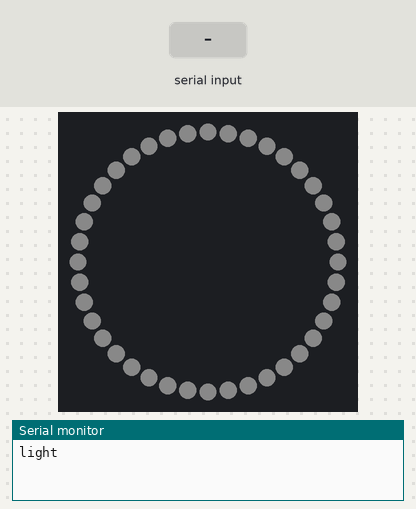
Bench run of a sketch on a simulated Arduino Uno, built with avr-gcc and run on an emulated ATmega328P. On the bench: 40 RGB LEDs in a ring, first at the top, clockwise, the last lines printed to the serial monitor. The test bench sets the inputs (shaded band). Dim RGB values are drawn brighter than linear.

Above: at 1.2 s.
1.3 s: "90,45\n" received over Serial
2.8 s: "30,150\n" received over Serial
At 3.7 s:
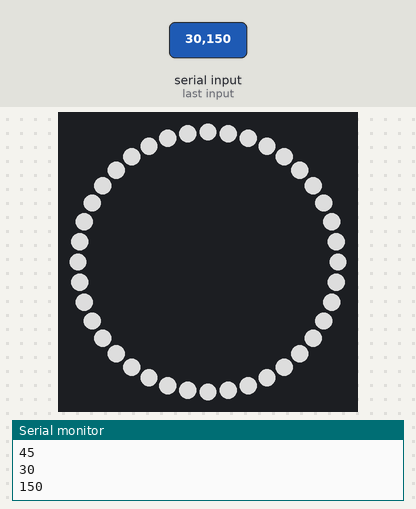
Timing chart, 0 to 5.8 s (numbered marks = the images above; inputs shaded):
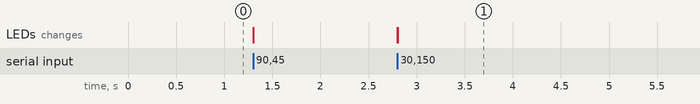

Measured:
- after the input at 2.8 s, the LEDs: first change at once (image 1 shows a later state)

The sketch:

fastled_2inch_ring.ino
```cpp
#include <FastLED.h>

// How many leds in your strip? Uncomment the corresponding line
#define NUM_LEDS 40

// The LuMini rings need two data pins connected - A2 & A3
// UNO..
#define DATA_PIN 16
#define CLOCK_PIN 17

// Define the array of leds
CRGB ring[NUM_LEDS];

int brightness = 10;

void setup() {
  Serial.begin(115200);
    Serial.println("light");
  LEDS.addLeds<APA102, DATA_PIN ,CLOCK_PIN, BGR>(ring, NUM_LEDS);
  //LEDS.addLeds<WS2811, DATA_PIN , BGR>(ring, NUM_LEDS);
  LEDS.setBrightness(brightness);
   // //Rotate around the circle
  for (int i = 0; i < NUM_LEDS; i++) {
    // Set the i'th led to the current hue
    ring[i] = CRGB::White;
    //FastLED.show();
    }
  FastLED.show();
}

void loop() {
  if (Serial.available() > 0){
    brightness = Serial.parseInt();

    if (brightness > 0) {
      LEDS.setBrightness(brightness);
      FastLED.show();
      Serial.println(brightness);
    }
  }
}


//  //static uint8_t hue = 0;
 // //Rotate around the circle
  //for (int i = 0; i < NUM_LEDS; i++) {
    // Set the i'th led to the current hue
  //  ring[i] = CRGB::White;
   // FastLED.show();
  //}

  //delay(100);
//}
```
